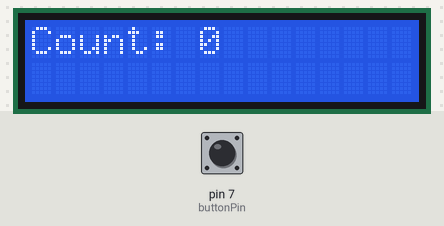
A sketch run on a simulated Arduino Uno, built with avr-gcc and run on an emulated ATmega328P. On the bench: 16×2 character LCD. The inputs (shaded band) are chosen by the test bench; at power-on: pin 7 (buttonPin) HIGH.

Above: at 1.2 s.
1.3 s: pin 7 (buttonPin) pulled LOW for 0.15 s
At 1.7 s:
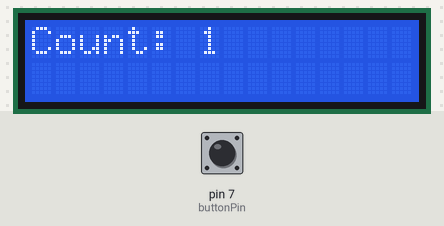
2.9 s: pin 7 (buttonPin) pulled LOW for 1 s
At 4.1 s:
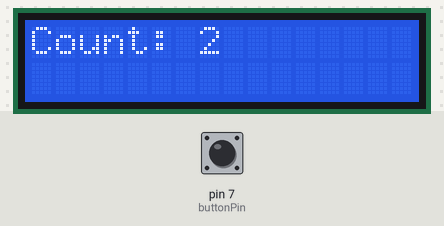
5.4 s: pin 7 (buttonPin) pulled LOW for 0.15 s
At 6.1 s:
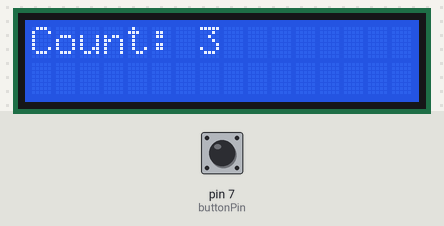
7.0 s: pin 7 (buttonPin) pulled LOW for 1 s
At 8.5 s:
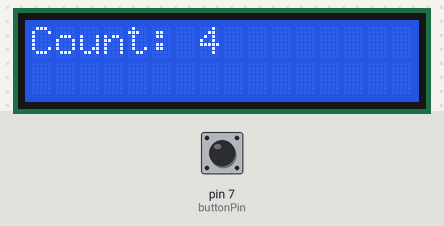
Timing chart, 0 to 10.0 s (numbered marks = the images above; inputs shaded):
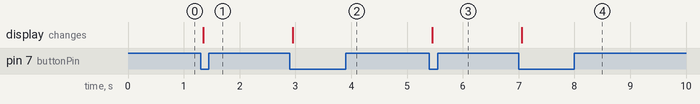

The sketch:

push_button_counter1.ino
```cpp
#include <LiquidCrystal.h>

// initialize the LCD with the pins: (RS, E, D4, D5, D6, D7)
LiquidCrystal lcd(12, 11, 5, 4, 3, 2);

const int buttonPin = 7;
int buttonState = 0;
int lastButtonState = 0;
int counter = 0;

unsigned long lastDebounceTime = 0;
unsigned long debounceDelay = 50;

void setup() {
  pinMode(buttonPin, INPUT_PULLUP);  // use internal pull-up resistor
  lcd.begin(16, 2);                  // initialize 16x2 LCD
  lcd.print("Count: ");
  lcd.setCursor(7, 0);
  lcd.print(counter);
}

void loop() {
  int reading = digitalRead(buttonPin);

  if (reading != lastButtonState) {
    lastDebounceTime = millis();
  }

  if ((millis() - lastDebounceTime) > debounceDelay) {
    if (reading != buttonState) {
      buttonState = reading;

      // Button is pressed (LOW with INPUT_PULLUP)
      if (buttonState == LOW) {
        counter++;
        lcd.setCursor(0, 0);
        lcd.print("Count: ");
        lcd.setCursor(7, 0);
        lcd.print("    ");          // Clear previous count
        lcd.setCursor(7, 0);
        lcd.print(counter);
      }
    }
  }

  lastButtonState = reading;
}
```

Measured:
- after the input at 1.3 s, the display: changes after 0.05 s (image 1)
- after the input at 2.9 s, the display: changes after 0.05 s (image 2)
- after the input at 5.4 s, the display: changes after 0.05 s (image 3)
- after the input at 7.0 s, the display: changes after 0.05 s (image 4)
